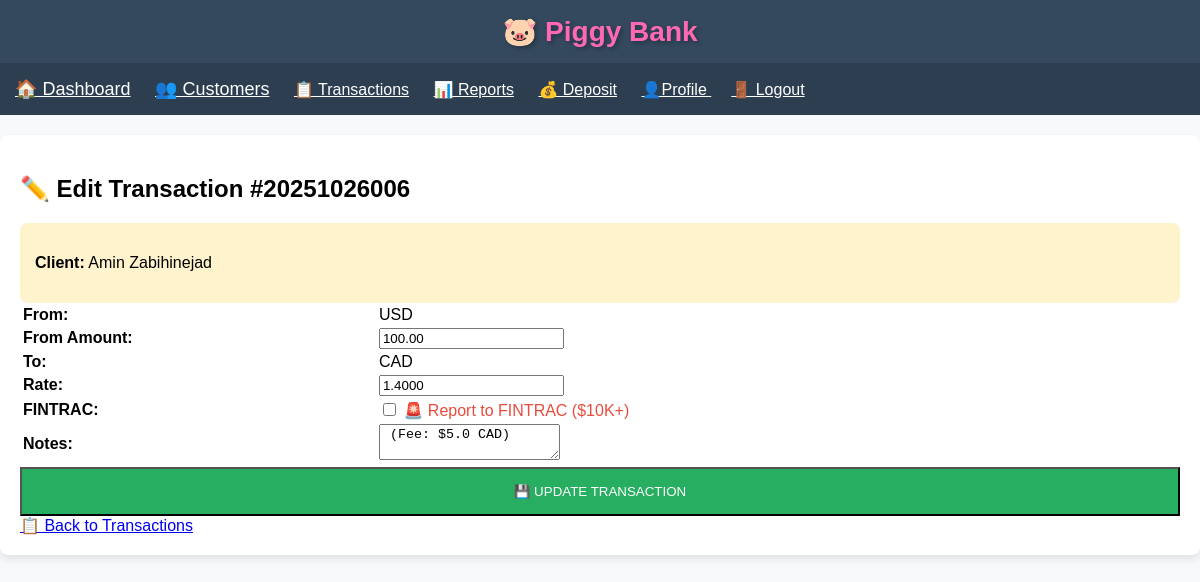
The app's page /edit_transaction/11 (signed in) with its own data.
### app.py (models this page shows)
class Transaction(db.Model):
    id = db.Column(db.Integer, primary_key=True, autoincrement=True)  # AUTO
    tx_ref = db.Column(db.String(11), unique=True, nullable=False, index=True)  # DISPLAY ID
    date = db.Column(db.DateTime, default=datetime.utcnow)
    from_currency = db.Column(db.String(3), nullable=False)
    to_currency = db.Column(db.String(3), nullable=False)
    from_amount = db.Column(db.Float, nullable=False)
    to_amount = db.Column(db.Float, nullable=False)
    exchange_rate = db.Column(db.Float, nullable=False)
    notes = db.Column(db.Text, nullable=True)
    is_fintrac = db.Column(db.Boolean, default=False)
    client_id = db.Column(db.Integer, db.ForeignKey('client.id'), nullable=False)
    receipt_filename = db.Column(db.String(100))
    status = db.Column(db.String(10), default='closed')

class Client(db.Model):
    id = db.Column(db.Integer, primary_key=True)
    first_name = db.Column(db.String(100), nullable=False)
    last_name = db.Column(db.String(100), nullable=False)
    email = db.Column(db.String(120), nullable=False)
    phone = db.Column(db.String(20), nullable=False)
    apartment = db.Column(db.String(20))
    civic_number = db.Column(db.String(20), nullable=False)
    street = db.Column(db.String(200), nullable=False)
    city = db.Column(db.String(100), nullable=False)
    province = db.Column(db.String(10), nullable=False)
    postal_code = db.Column(db.String(10), nullable=False)
    risk_level = db.Column(db.String(20), default='low risk')
    notes = db.Column(db.Text)
    created_at = db.Column(db.DateTime, default=datetime.utcnow)
    id1_type = db.Column(db.String(50))
    id1_issued_by = db.Column(db.String(100))
    id1_number = db.Column(db.String(50))
    id1_expiry_date = db.Column(db.Date)
    id1_filename = db.Column(db.String(255))
    id1_filesize = db.Column(db.Integer)
    id1_last_download = db.Column(db.DateTime)
    id2_type = db.Column(db.String(50))
    id2_issued_by = db.Column(db.String(100))
    id2_number = db.Column(db.String(50))
    id2_expiry_date = db.Column(db.Date)
    id2_filename = db.Column(db.String(255))
    id2_filesize = db.Column(db.Integer)
    id2_last_download = db.Column(db.DateTime)
    id3_type = db.Column(db.String(50))
    id3_issued_by = db.Column(db.String(100))
    id3_number = db.Column(db.String(50))
    id3_expiry_date = db.Column(db.Date)
    id3_filename = db.Column(db.String(255))
    id3_filesize = db.Column(db.Integer)
    id3_last_download = db.Column(db.DateTime)
    transactions = db.relationship('Transaction', backref='client', lazy=True)

### app.py (the view, shortened to what this page needs)
@app.route('/edit_transaction/<int:tx_id>', methods=['GET', 'POST'])  # ← ADD <int:>
def edit_transaction(tx_id):
    tx = Transaction.query.get_or_404(tx_id)
    return render_template('edit_transaction.html', tx=tx)

### templates/edit_transaction.html (shortened to what this page needs)
{% extends "base.html" %}
{% block content %}
<h2>✏️ Edit Transaction #{{ tx.tx_ref }}</h2>
<div style="background:#fff3cd; padding:15px; border-radius:8px;">
    <p><strong>Client:</strong> {{ tx.client.first_name }} {{ tx.client.last_name }}</p>
</div>
<form method="POST">
    <table style="width:100%;">
        <tr><td><strong>From:</strong></td><td>{{ tx.from_currency }}</td></tr>
        <tr><td><strong>From Amount:</strong></td><td><input type="number" name="from_amount" step="0.01" value="{{ "%.2f"|format(tx.from_amount) }}" required></td></tr>
        <tr><td><strong>To:</strong></td><td>{{ tx.to_currency }}</td></tr>
        <tr><td><strong>Rate:</strong></td><td><input type="number" name="exchange_rate" step="0.001" value="{{ "%.4f"|format(tx.exchange_rate) }}" required></td></tr>
	<tr><td><strong>FINTRAC:</strong></td><td>
    		<input type="checkbox" name="is_fintrac" {% if tx.is_fintrac %}checked{% endif %}>
    		<span style="color:#e74c3c;">🚨 Report to FINTRAC ($10K+)</span>
	</td></tr>
        <tr><td><strong>Notes:</strong></td><td><textarea name="notes" rows="2">{{ tx.notes or '' }}</textarea></td></tr>
    </table>
    <input type="submit" value="💾 UPDATE TRANSACTION" style="width:100%; padding:15px; background:#27ae60; color:white;">
</form>
<a href="{{ url_for('transactions') }}">📋 Back to Transactions</a>
{% endblock %}

### templates/base.html (style rules this page uses)
* { box-sizing: border-box; }
body { font-family: Arial; margin: 0; padding: 0; background: #f8f9fa; }

### records on screen
Transaction: tx_ref "20251026006", from_currency "USD", from_amount "100.00", to_currency "CAD", exchange_rate "1.4000", notes "(Fee: $5.0 CAD)"
Client: client.first_name "Amin", client.last_name "Zabihinejad"
